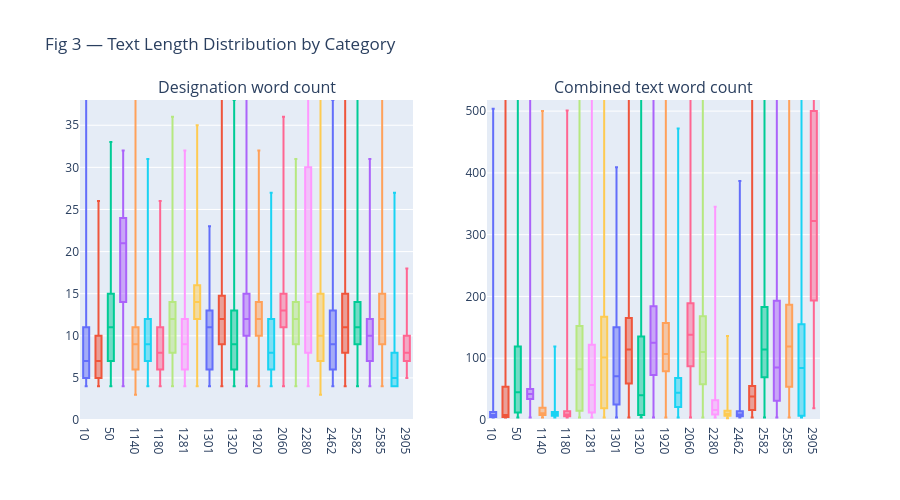

Notebook code for this chart:
### Markdown cell above
**Recommendation:**  
- Do **not** use missing description rate as a proxy for category size or data quality.  
- Instead, treat each category's missingness pattern independently — some categories are structurally image-only and should be handled by the image branch of the multimodal model.

### Code cell
# ── Fig 3: Text Length Distribution ─────────────────────────────────────────
def clean_html(text):
    if pd.isna(text):
        return ''
    return re.sub(r'<[^>]+>', ' ', str(text)).strip()

train['desc_clean']    = train['description'].apply(clean_html)
train['text_combined'] = train['designation'].fillna('') + ' ' + train['desc_clean']
train['desig_wc']      = train['designation'].fillna('').str.split().str.len()
train['combined_wc']   = train['text_combined'].str.split().str.len()

cats = sorted(train['prdtypecode'].unique())

fig3 = make_subplots(
    rows=1, cols=2,
    subplot_titles=['Designation word count', 'Combined text word count'],
)
colors = px.colors.qualitative.Plotly

for col_idx, wc_col in enumerate(['desig_wc', 'combined_wc'], 1):
    ylim = int(train[wc_col].quantile(0.99))
    for i, cat in enumerate(cats):
        vals = train.loc[train['prdtypecode'] == cat, wc_col].values
        fig3.add_trace(
            go.Box(
                y=vals, name=str(cat),
                showlegend=(col_idx == 1),
                marker_color=colors[i % len(colors)],
                boxpoints=False,
            ),
            row=1, col=col_idx,
        )
    fig3.update_yaxes(range=[0, ylim], row=1, col=col_idx)

fig3.update_layout(
    title='Fig 3 — Text Length Distribution by Category',
    height=500,
    showlegend=False,
)
fig3.write_image('../docs/figures/fig3_text_length.png', scale=2)
fig3.show()

from scipy.stats import kruskal
groups = [train.loc[train['prdtypecode'] == c, 'combined_wc'].values for c in cats]
stat, p = kruskal(*groups)
print(f"Kruskal-Wallis test (combined word count across categories):")
print(f"  H = {stat:.1f},  p-value = {p:.2e}")

### Figure 1 — Plotly figure (JSON) as saved in the notebook; plotly's stock layout.template omitted (floating-point values rounded to 4 significant figures; data arrays with more than 128 entries replaced by an {"elided": "..."} marker saying what was removed)
{"data": [{"boxpoints": false, "marker": {"color": "#636EFA"}, "name": "10", "showlegend": true, "type": "box", "xaxis": "x", "y": {"elided": "3116 int values"}, "yaxis": "y"}, {"boxpoints": false, "marker": {"color": "#EF553B"}, "name": "40", "showlegend": true, "type": "box", "xaxis": "x", "y": {"elided": "2508 int values"}, "yaxis": "y"}, {"boxpoints": false, "marker": {"color": "#00CC96"}, "name": "50", "showlegend": true, "type": "box", "xaxis": "x", "y": {"elided": "1681 int values"}, "yaxis": "y"}, {"boxpoints": false, "marker": {"color": "#AB63FA"}, "name": "60", "showlegend": true, "type": "box", "xaxis": "x", "y": {"elided": "832 int values"}, "yaxis": "y"}, {"boxpoints": false, "marker": {"color": "#FFA15A"}, "name": "1140", "showlegend": true, "type": "box", "xaxis": "x", "y": {"elided": "2671 int values"}, "yaxis": "y"}, {"boxpoints": false, "marker": {"color": "#19D3F3"}, "name": "1160", "showlegend": true, "type": "box", "xaxis": "x", "y": {"elided": "3953 int values"}, "yaxis": "y"}, {"boxpoints": false, "marker": {"color": "#FF6692"}, "name": "1180", "showlegend": true, "type": "box", "xaxis": "x", "y": {"elided": "764 int values"}, "yaxis": "y"}, {"boxpoints": false, "marker": {"color": "#B6E880"}, "name": "1280", "showlegend": true, "type": "box", "xaxis": "x", "y": {"elided": "4870 int values"}, "yaxis": "y"}, {"boxpoints": false, "marker": {"color": "#FF97FF"}, "name": "1281", "showlegend": true, "type": "box", "xaxis": "x", "y": {"elided": "2070 int values"}, "yaxis": "y"}, {"boxpoints": false, "marker": {"color": "#FECB52"}, "name": "1300", "showlegend": true, "type": "box", "xaxis": "x", "y": {"elided": "5045 int values"}, "yaxis": "y"}, {"boxpoints": false, "marker": {"color": "#636EFA"}, "name": "1301", "showlegend": true, "type": "box", "xaxis": "x", "y": {"elided": "807 int values"}, "yaxis": "y"}, {"boxpoints": false, "marker": {"color": "#EF553B"}, "name": "1302", "showlegend": true, "type": "box", "xaxis": "x", "y": {"elided": "2491 int values"}, "yaxis": "y"}, {"boxpoints": false, "marker": {"color": "#00CC96"}, "name": "1320", "showlegend": true, "type": "box", "xaxis": "x", "y": {"elided": "3241 int values"}, "yaxis": "y"}, {"boxpoints": false, "marker": {"color": "#AB63FA"}, "name": "1560", "showlegend": true, "type": "box", "xaxis": "x", "y": {"elided": "5073 int values"}, "yaxis": "y"}, {"boxpoints": false, "marker": {"color": "#FFA15A"}, "name": "1920", "showlegend": true, "type": "box", "xaxis": "x", "y": {"elided": "4303 int values"}, "yaxis": "y"}, {"boxpoints": false, "marker": {"color": "#19D3F3"}, "name": "1940", "showlegend": true, "type": "box", "xaxis": "x", "y": {"elided": "803 int values"}, "yaxis": "y"}, {"boxpoints": false, "marker": {"color": "#FF6692"}, "name": "2060", "showlegend": true, "type": "box", "xaxis": "x", "y": {"elided": "4993 int values"}, "yaxis": "y"}, {"boxpoints": false, "marker": {"color": "#B6E880"}, "name": "2220", "showlegend": true, "type": "box", "xaxis": "x", "y": {"elided": "824 int values"}, "yaxis": "y"}, {"boxpoints": false, "marker": {"color": "#FF97FF"}, "name": "2280", "showlegend": true, "type": "box", "xaxis": "x", "y": {"elided": "4760 int values"}, "yaxis": "y"}, {"boxpoints": false, "marker": {"color": "#FECB52"}, "name": "2403", "showlegend": true, "type": "box", "xaxis": "x", "y": {"elided": "4774 int values"}, "yaxis": "y"}, {"boxpoints": false, "marker": {"color": "#636EFA"}, "name": "2462", "showlegend": true, "type": "box", "xaxis": "x", "y": {"elided": "1421 int values"}, "yaxis": "y"}, {"boxpoints": false, "marker": {"color": "#EF553B"}, "name": "2522", "showlegend": true, "type": "box", "xaxis": "x", "y": {"elided": "4989 int values"}, "yaxis": "y"}, {"boxpoints": false, "marker": {"color": "#00CC96"}, "name": "2582", "showlegend": true, "type": "box", "xaxis": "x", "y": {"elided": "2589 int values"}, "yaxis": "y"}, {"boxpoints": false, "marker": {"color": "#AB63FA"}, "name": "2583", "showlegend": true, "type": "box", "xaxis": "x", "y": {"elided": "10209 int values"}, "yaxis": "y"}, {"boxpoints": false, "marker": {"color": "#FFA15A"}, "name": "2585", "showlegend": true, "type": "box", "xaxis": "x", "y": {"elided": "2496 int values"}, "yaxis": "y"}, {"boxpoints": false, "marker": {"color": "#19D3F3"}, "name": "2705", "showlegend": true, "type": "box", "xaxis": "x", "y": {"elided": "2761 int values"}, "yaxis": "y"}, {"boxpoints": false, "marker": {"color": "#FF6692"}, "name": "2905", "showlegend": true, "type": "box", "xaxis": "x", "y": {"elided": "872 int values"}, "yaxis": "y"}, {"boxpoints": false, "marker": {"color": "#636EFA"}, "name": "10", "showlegend": false, "type": "box", "xaxis": "x2", "y": {"elided": "3116 int values"}, "yaxis": "y2"}, {"boxpoints": false, "marker": {"color": "#EF553B"}, "name": "40", "showlegend": false, "type": "box", "xaxis": "x2", "y": {"elided": "2508 int values"}, "yaxis": "y2"}, {"boxpoints": false, "marker": {"color": "#00CC96"}, "name": "50", "showlegend": false, "type": "box", "xaxis": "x2", "y": {"elided": "1681 int values"}, "yaxis": "y2"}, {"boxpoints": false, "marker": {"color": "#AB63FA"}, "name": "60", "showlegend": false, "type": "box", "xaxis": "x2", "y": {"elided": "832 int values"}, "yaxis": "y2"}, {"boxpoints": false, "marker": {"color": "#FFA15A"}, "name": "1140", "showlegend": false, "type": "box", "xaxis": "x2", "y": {"elided": "2671 int values"}, "yaxis": "y2"}, {"boxpoints": false, "marker": {"color": "#19D3F3"}, "name": "1160", "showlegend": false, "type": "box", "xaxis": "x2", "y": {"elided": "3953 int values"}, "yaxis": "y2"}, {"boxpoints": false, "marker": {"color": "#FF6692"}, "name": "1180", "showlegend": false, "type": "box", "xaxis": "x2", "y": {"elided": "764 int values"}, "yaxis": "y2"}, {"boxpoints": false, "marker": {"color": "#B6E880"}, "name": "1280", "showlegend": false, "type": "box", "xaxis": "x2", "y": {"elided": "4870 int values"}, "yaxis": "y2"}, {"boxpoints": false, "marker": {"color": "#FF97FF"}, "name": "1281", "showlegend": false, "type": "box", "xaxis": "x2", "y": {"elided": "2070 int values"}, "yaxis": "y2"}, {"boxpoints": false, "marker": {"color": "#FECB52"}, "name": "1300", "showlegend": false, "type": "box", "xaxis": "x2", "y": {"elided": "5045 int values"}, "yaxis": "y2"}, {"boxpoints": false, "marker": {"color": "#636EFA"}, "name": "1301", "showlegend": false, "type": "box", "xaxis": "x2", "y": {"elided": "807 int values"}, "yaxis": "y2"}, {"boxpoints": false, "marker": {"color": "#EF553B"}, "name": "1302", "showlegend": false, "type": "box", "xaxis": "x2", "y": {"elided": "2491 int values"}, "yaxis": "y2"}, {"boxpoints": false, "marker": {"color": "#00CC96"}, "name": "1320", "showlegend": false, "type": "box", "xaxis": "x2", "y": {"elided": "3241 int values"}, "yaxis": "y2"}, {"boxpoints": false, "marker": {"color": "#AB63FA"}, "name": "1560", "showlegend": false, "type": "box", "xaxis": "x2", "y": {"elided": "5073 int values"}, "yaxis": "y2"}, {"boxpoints": false, "marker": {"color": "#FFA15A"}, "name": "1920", "showlegend": false, "type": "box", "xaxis": "x2", "y": {"elided": "4303 int values"}, "yaxis": "y2"}, {"boxpoints": false, "marker": {"color": "#19D3F3"}, "name": "1940", "showlegend": false, "type": "box", "xaxis": "x2", "y": {"elided": "803 int values"}, "yaxis": "y2"}, {"boxpoints": false, "marker": {"color": "#FF6692"}, "name": "2060", "showlegend": false, "type": "box", "xaxis": "x2", "y": {"elided": "4993 int values"}, "yaxis": "y2"}, {"boxpoints": false, "marker": {"color": "#B6E880"}, "name": "2220", "showlegend": false, "type": "box", "xaxis": "x2", "y": {"elided": "824 int values"}, "yaxis": "y2"}, {"boxpoints": false, "marker": {"color": "#FF97FF"}, "name": "2280", "showlegend": false, "type": "box", "xaxis": "x2", "y": {"elided": "4760 int values"}, "yaxis": "y2"}, {"boxpoints": false, "marker": {"color": "#FECB52"}, "name": "2403", "showlegend": false, "type": "box", "xaxis": "x2", "y": {"elided": "4774 int values"}, "yaxis": "y2"}, {"boxpoints": false, "marker": {"color": "#636EFA"}, "name": "2462", "showlegend": false, "type": "box", "xaxis": "x2", "y": {"elided": "1421 int values"}, "yaxis": "y2"}, {"boxpoints": false, "marker": {"color": "#EF553B"}, "name": "2522", "showlegend": false, "type": "box", "xaxis": "x2", "y": {"elided": "4989 int values"}, "yaxis": "y2"}, {"boxpoints": false, "marker": {"color": "#00CC96"}, "name": "2582", "showlegend": false, "type": "box", "xaxis": "x2", "y": {"elided": "2589 int values"}, "yaxis": "y2"}, {"boxpoints": false, "marker": {"color": "#AB63FA"}, "name": "2583", "showlegend": false, "type": "box", "xaxis": "x2", "y": {"elided": "10209 int values"}, "yaxis": "y2"}, {"boxpoints": false, "marker": {"color": "#FFA15A"}, "name": "2585", "showlegend": false, "type": "box", "xaxis": "x2", "y": {"elided": "2496 int values"}, "yaxis": "y2"}, {"boxpoints": false, "marker": {"color": "#19D3F3"}, "name": "2705", "showlegend": false, "type": "box", "xaxis": "x2", "y": {"elided": "2761 int values"}, "yaxis": "y2"}, {"boxpoints": false, "marker": {"color": "#FF6692"}, "name": "2905", "showlegend": false, "type": "box", "xaxis": "x2", "y": {"elided": "872 int values"}, "yaxis": "y2"}], "layout": {"annotations": [{"font": {"size": 16}, "showarrow": false, "text": "Designation word count", "x": 0.225, "xanchor": "center", "xref": "paper", "y": 1, "yanchor": "bottom", "yref": "paper"}, {"font": {"size": 16}, "showarrow": false, "text": "Combined text word count", "x": 0.775, "xanchor": "center", "xref": "paper", "y": 1, "yanchor": "bottom", "yref": "paper"}], "height": 500, "showlegend": false, "title": {"text": "Fig 3 — Text Length Distribution by Category"}, "xaxis": {"anchor": "y", "domain": [0, 0.45]}, "xaxis2": {"anchor": "y2", "domain": [0.55, 1]}, "yaxis": {"anchor": "x", "domain": [0, 1], "range": [0, 38]}, "yaxis2": {"anchor": "x2", "domain": [0, 1], "range": [0, 518]}}}
